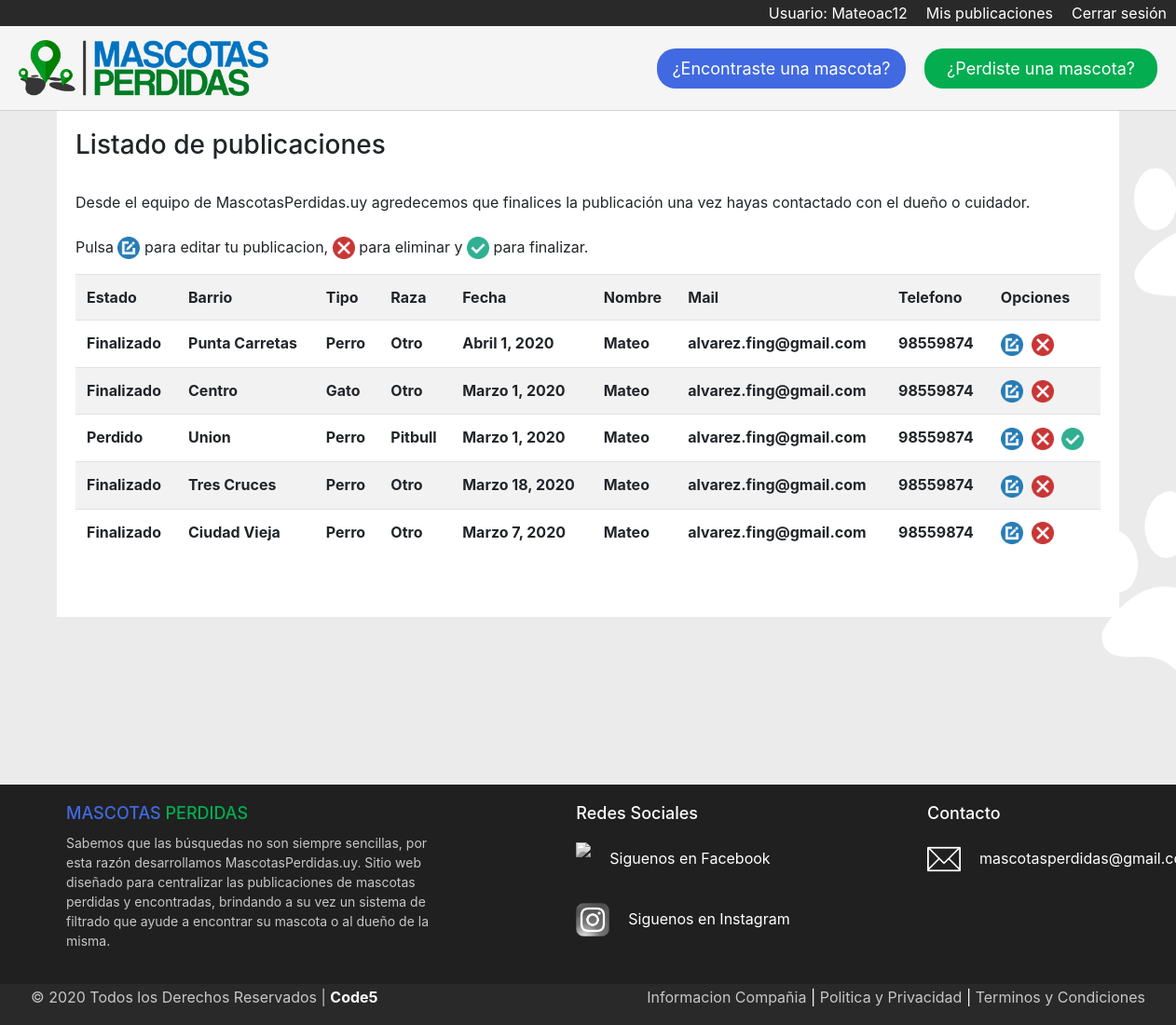
Screenshot of /listado_publicaciones/ (signed in) with the database file from the repository.
### Mascotas/models.py (models this page shows)
class MascotaPerdida(models.Model):
    estado = models.CharField(max_length=40)
    imagen = models.ImageField(null=True, blank=True)  # <---- NO SACAR EL NULL NI EL BLANK QUE SE ROMPE LA BBDD
    barrio = models.ForeignKey(Barrio, on_delete=models.CASCADE)
    tipo = models.ForeignKey(Tipo, on_delete=models.CASCADE)
    raza = models.ForeignKey(Raza, on_delete=models.CASCADE)
    fecha = models.DateField()
    nombre = models.CharField(max_length=40)
    mail = models.EmailField()
    telefono = models.IntegerField()
    descripcion = models.TextField()

class Barrio(models.Model):
    lugar = models.CharField(max_length=40)  # <---- Para indicar el barrio donde se perdio
    def __str__(self):
        return self.lugar

class Tipo(models.Model):
    especie = models.CharField(max_length=40)  # <---- Para indicar si es perro, gato, etc.
    def __str__(self):
        return self.especie

class Raza(models.Model):
    tipo = models.CharField(max_length=40)  # <---- Para indicar la raza del animal
    def __str__(self):
        return self.tipo

### Mascotasperdidas/views.py (the view)
# urls.py: path('listado_publicaciones/', Listado_publicaciones, name='listado_publicaciones'),
@login_required
def Listado_publicaciones(request):
    listado = MascotaPerdida.objects.order_by('-id')
    data = {
        'listado': listado
    }
    return render(request, 'listado_publicaciones.html', data)

### Mascotasperdidas/templates/listado_publicaciones.html (shortened to what this page needs)
{% extends 'base.html' %}
{% load static %}
{% block contenido %}
{% if user.is_authenticated %}
    <h3>Listado de publicaciones</h3>
    <p><br>
    Desde el equipo de MascotasPerdidas.uy agredecemos que finalices la publicación una vez hayas contactado con el dueño o cuidador.<br><br>
    Pulsa
    <img src="{% static 'img/edit.png' %}" alt="Editar" height="24px" > para editar tu publicacion,
    <img src="{% static 'img/delete.png' %}" alt="Eliminar" height="24px" > para eliminar y
    <img src="{% static 'img/finalizar.png' %}" alt="Finalizar" height="24px"> para finalizar.
    </p>
    <table class="table table-striped">
        <tr>
            <th>Estado</th>
            <th>Barrio</th>
            <th>Tipo</th>
            <th>Raza</th>
            <th>Fecha</th>
            <th>Nombre</th>
            <th>Mail</th>
            <th>Telefono</th>
            <th>Opciones</th>
        </tr>
        {% for l in listado %}
            {% if user.email == l.mail %}
                <tr>
                    <th>{{ l.estado|title }}</th>
                    <th>{{ l.barrio|title }}</th>
                    <th>{{ l.tipo|title }}</th>
                    <th>{{ l.raza|title }}</th>
                    <th>{{ l.fecha }}</th>
                    <th>{{ l.nombre }}</th>
                    <th>{{ l.mail }}</th>
                    <th>{{ l.telefono }}</th>
                    <th>
                        <a href="{% url 'modificar_publicaciones' l.id %}"><img src="{% static 'img/edit.png' %}" alt="Editar" height="24px" style="padding-right: 5px;"></a>
                        <a href="#" onclick="ConfirmarEliminacion({{l.id}})"><img src="{% static 'img/delete.png' %}" alt="Eliminar" height="24px" style="padding-right: 5px;"></a>
                        {% if l.estado != 'FINALIZADO' %}
                            <a href="#" onclick="Finalizar({{l.id}})"><img src="{% static 'img/finalizar.png' %}" alt="Finalizar" height="24px"></a>
                        {% endif %}
                    </th>
                </tr>
            {% endif %}
        {% endfor %}
    </table>
{% else %}
    <h3>Debe iniciar sesión para ver el listado</h3>
{% endif %}
{% endblock %}

### Mascotasperdidas/templates/base.html (shortened to what this page needs)
{% load static %}
<!DOCTYPE html>
<html lang="es">
<head>
    <link rel="stylesheet" href="https://stackpath.bootstrapcdn.com/bootstrap/4.4.1/css/bootstrap.min.css">
    <link rel="stylesheet" href="{% static 'css/style.css' %}">
</head>
<body>
    <div id="login_logout">
        {% if user.is_authenticated %}
            <a href="{% url 'logout' %}">Cerrar sesión</a>
            <a href="{% url 'listado_publicaciones' %}">Mis publicaciones</a>
            <a href="#">Usuario: {{ user.username }}</a>
        {% else %}
            <a href="{% url 'registro_usuario' %}">Registrarse</a>
            <a href="{% url 'login' %}">Iniciar sesión</a>
        {% endif %}
    </div>
    <header id="header_principal">
        <figure id="logotipo">
            <a href="{% url 'home' %}">
                <img src="{% static 'img/Logo.png' %} "alt="logo" height="60px">
            </a>
        </figure>
        <div id="encontrado_perdido">
            <a href="{% url 'nuevo_ingreso_encontrado' %}" id="boton_encontrada">¿Encontraste una mascota?</a>
            <a href="{% url 'nuevo_ingreso_perdido' %}" id="boton_perdida">¿Perdiste una mascota?</a>
        </div>
    </header>
    <section class="container">
        {% block contenido %}
        {% endblock %}
    </section>
    <footer>
        <div class="footer_principal">
             <div class="footer_alto">
                 <div class="columna_uno">
                     <h4><span style="color: royalblue;">MASCOTAS</span> <span style="color: rgb(3, 173, 80);">PERDIDAS</span></h4>
                     <p class="copyright">
                        Sabemos que las búsquedas no son siempre sencillas, por esta razón desarrollamos
                        MascotasPerdidas.uy. Sitio web diseñado para centralizar las publicaciones de mascotas
                        perdidas y encontradas, brindando a su vez un sistema de filtrado que ayude a encontrar su
                        mascota o al dueño de la misma.
                        </p>
                 </div>
                 <div class="columna_dos">
                     <h4>Redes Sociales</h4>
                     <div class="contacto_redsocial">
                        <img src="{% static 'img/facebook.png' %}" height="36px" class="color-redsocial">
                        <p><a href="https://www.facebook.com" target="_blank">Siguenos en Facebook</a></p>
                     </div>
                     <div class="contacto_redsocial">
                        <img src="{% static 'img/instagram.png' %}" height="36px" class="color-redsocial">
                        <p><a href="https://www.instagram.com" target="_blank">Siguenos en Instagram</a></p>
                     </div>
                 </div>
                 <div class="columna_tres">
                     <h4>Contacto</h4>
                     <div class="contenido_columna_tres">
                        <img src="{% static 'img/contact.png' %}">
                        <p><a href="mailto:mascotasperdida@gmail.com " target="_blank">mascotasperdidas@gmail.com</a></p>
                     </div>
                 </div>
             </div>
         </div>
         <div class="footer_bajo">
                <div class="derechos_info">
                     <div>
                        <p class="copyright">© 2020 Todos los Derechos Reservados | <a href="">Code5</a></p>
                     </div>
                     <div class="informacion">
                         <a href="#">Informacion Compañia</a> | <a href="#">Politica y Privacidad</a> | <a href="#">Terminos y Condiciones</a>
                     </div>
                 </div>
             </div>
     </footer>
</body>
</html>

### Mascotasperdidas/static/css/style.css (style rules this page uses)
body { background: url('/static/img/background.png') no-repeat center center fixed; background-size: cover; min-height: 100vh; }
#login_logout { background-color: rgb(41, 41, 41); overflow: hidden; }
#login_logout > a { display: inline-block; padding: 2px 10px 0px 10px; color: white; text-decoration: none; border-bottom: rgb(41, 41, 41) 2px solid; float: right; }
#header_principal { padding: 15px 20px; background-color: whitesmoke; border-bottom: lightgray 1px solid; overflow: hidden; position: sticky; top: 0; z-index: 1; }
#logotipo { margin: 0; float: left; }
#encontrado_perdido { display: inline-block; float: right; position: relative; top: 9px; }
#boton_encontrada { display: inline-block; padding: 8px 16px; text-decoration: none; color: white; font-size: 18px; border-radius: 20px; min-width: 250px; text-align: center; background-color: royalblue; margin-right: 16px; }
#boton_perdida { display: inline-block; padding: 8px 16px; text-decoration: none; color: white; font-size: 18px; border-radius: 20px; min-width: 250px; text-align: center; background-color: rgb(3, 173, 80); }
.container { background-color: white; padding: 20px 20px 50px 20px; border: lightgrey 1px; }
footer { width: 100%; background: #202020; color: white; }
.footer_principal { width: 100%; max-width: 1200px; margin: auto; margin-top: 180px; padding: 20px 40px; }
.footer_alto { display: flex; justify-content: space-between; }
.columna_uno { max-width: 400px; }
.columna_uno h4 { font-size: 18px; }
.columna_uno p { font-size: 14px; color: #C7C7C7; margin-top: 10px; }
.columna_dos { max-width: 400px; }
.columna_dos h4 { font-size: 18px; }
.contacto_redsocial { margin-top: 20px; display: flex; filter: grayscale(1); }
.contacto_redsocial > p > a { color: white; text-decoration: none; }
.contacto_redsocial p { margin-top: 5px; margin-left: 20px; }
.columna_tres { max-width: 400px; }
.columna_tres h4 { font-size: 18px; }
.contenido_columna_tres { margin-top: 20px; display: flex; }
.contenido_columna_tres > p > a { color: white; }
.contenido_columna_tres img { width: 36px; height: 36px; }
.contenido_columna_tres p { margin-top: 5px; margin-left: 20px; max-width: 140px; }
.footer_bajo { width: 100%; background: rgb(41, 41, 41); }
.derechos_info { max-width: 1200px; margin: auto; display: flex; justify-content: space-between; padding: 2px; }
.copyright { color: #C7C7C7; }
.copyright a { text-decoration: none; color: white; font-weight: bold; }
.informacion a { text-decoration: none; color: #C7C7C7; }

### rows the page displays
MascotaPerdida: estado "Finalizado", barrio "Punta Carretas", tipo "Perro", raza "Otro", fecha "Abril 1, 2020", nombre "Mateo", mail "alvarez.fing@gmail.com", telefono "98559874"
MascotaPerdida: estado "Finalizado", barrio "Centro", tipo "Gato", raza "Otro", fecha "Marzo 1, 2020", nombre "Mateo", mail "alvarez.fing@gmail.com", telefono "98559874"
MascotaPerdida: estado "Perdido", barrio "Union", tipo "Perro", raza "Pitbull", fecha "Marzo 1, 2020", nombre "Mateo", mail "alvarez.fing@gmail.com", telefono "98559874"
MascotaPerdida: estado "Finalizado", barrio "Tres Cruces", tipo "Perro", raza "Otro", fecha "Marzo 18, 2020", nombre "Mateo", mail "alvarez.fing@gmail.com", telefono "98559874"
MascotaPerdida: estado "Finalizado", barrio "Ciudad Vieja", tipo "Perro", raza "Otro", fecha "Marzo 7, 2020", nombre "Mateo", mail "alvarez.fing@gmail.com", telefono "98559874"

### other values shown
{{ user.username }} "Mateoac12"
